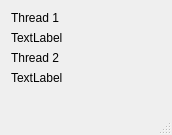
<?xml version="1.0" encoding="UTF-8"?>
<ui version="4.0">
 <class>MainWindow</class>
 <widget class="QMainWindow" name="MainWindow">
  <property name="geometry">
   <rect>
    <x>0</x>
    <y>0</y>
    <width>172</width>
    <height>135</height>
   </rect>
  </property>
  <property name="windowTitle">
   <string>MainWindow</string>
  </property>
  <widget class="QWidget" name="centralWidget">
   <layout class="QFormLayout" name="formLayout">
    <property name="fieldGrowthPolicy">
     <enum>QFormLayout::AllNonFixedFieldsGrow</enum>
    </property>
    <item row="3" column="0">
     <widget class="QLabel" name="label_3">
      <property name="text">
       <string>Thread 2</string>
      </property>
     </widget>
    </item>
    <item row="4" column="0">
     <widget class="QLabel" name="label_4">
      <property name="text">
       <string>TextLabel</string>
      </property>
     </widget>
    </item>
    <item row="1" column="0">
     <widget class="QLabel" name="label_2">
      <property name="text">
       <string>Thread 1</string>
      </property>
     </widget>
    </item>
    <item row="2" column="0">
     <widget class="QLabel" name="label">
      <property name="text">
       <string>TextLabel</string>
      </property>
     </widget>
    </item>
   </layout>
  </widget>
  <widget class="QMenuBar" name="menuBar">
   <property name="geometry">
    <rect>
     <x>0</x>
     <y>0</y>
     <width>172</width>
     <height>21</height>
    </rect>
   </property>
  </widget>
  <widget class="QStatusBar" name="statusBar"/>
 </widget>
 <layoutdefault spacing="6" margin="11"/>
 <resources/>
 <connections/>
</ui>
